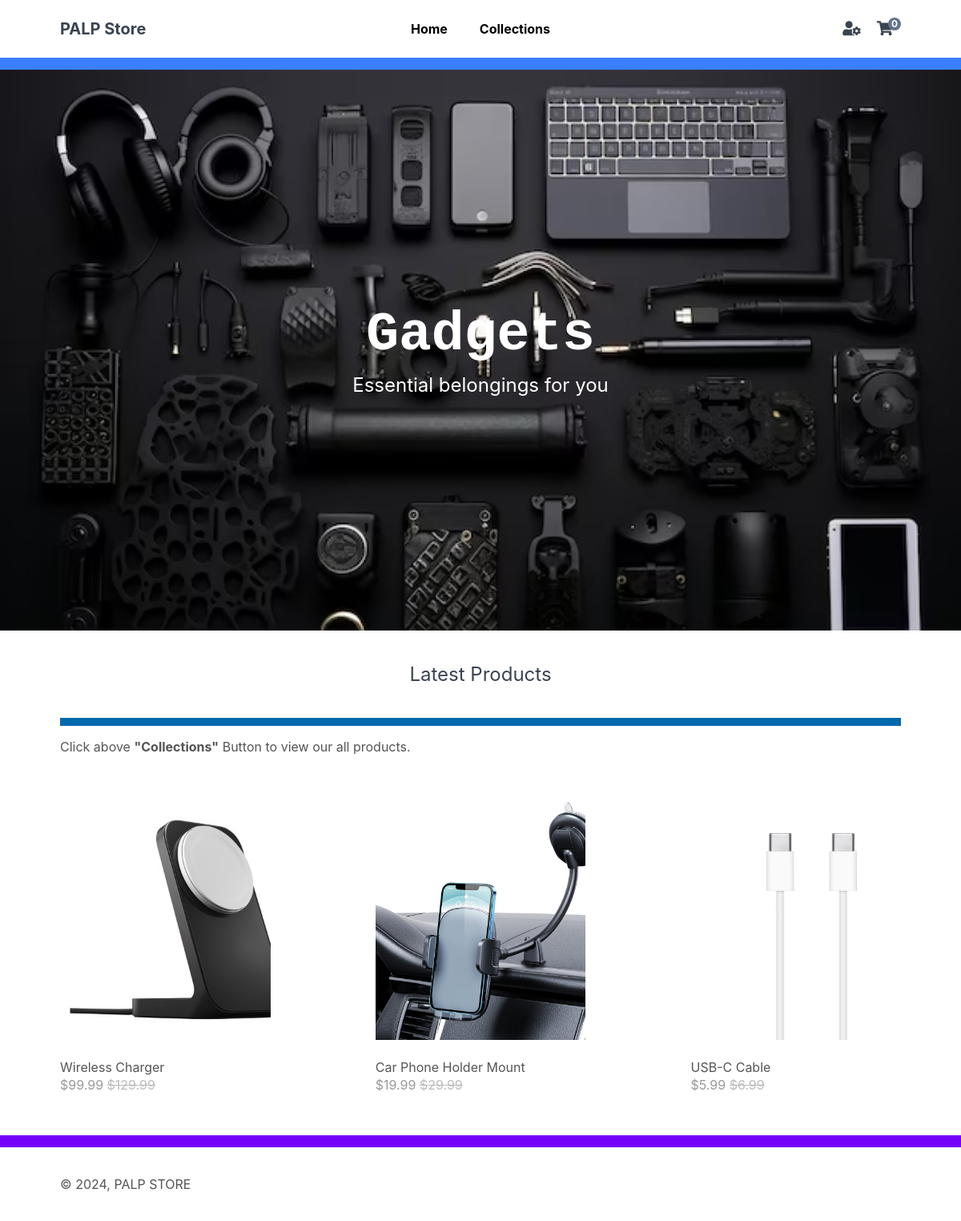
The page / on the database its author committed.
### tables this page shows
CREATE TABLE `products` (
  `product_id` int(11) NOT NULL,
  `product_name` varchar(255) NOT NULL,
  `description` text NOT NULL,
  `price` decimal(7,2) NOT NULL,
  `rrp` decimal(7,2) NOT NULL,
  `quantity` int(11) NOT NULL,
  `image_name` varchar(255) NOT NULL,
  `date_created` datetime NOT NULL,
  `submittedby` varchar(50) NOT NULL
);

### index.php (called while the page is built, shortened)
<?php
include 'functions.php';
$page = isset($_GET['page']) && file_exists($_GET['page'] . '.php') ? $_GET['page'] : 'home';
include $page . '.php';
?>

### home.php (the view)
<?php
$stmt = $pdo->prepare('SELECT * FROM products ORDER BY date_created DESC LIMIT 3');
$stmt->execute();
$latest_products = $stmt->fetchAll(PDO::FETCH_ASSOC);
?>
<?=template_header('Home')?>
<div class="featured">
    <h2>Gadgets</h2>
    <p>Essential belongings for you</p>
</div>
<div class="recentlyadded content-wrapper">
    <h2>Latest Products</h2>
    <p>Click above <strong>"Collections"</strong> Button to view our all products.</p>
    <div class="products">
        <?php foreach ($latest_products as $product): ?>
        <a href="index.php?page=product&id=<?=$product['product_id']?>" class="product">
            <img src="imgs/<?=$product['image_name']?>" width="300" height="300" alt="<?=$product['product_name']?>">
            <span class="name"><?=$product['product_name']?></span>
            <span class="price">
                &dollar;<?=$product['price']?>
                <?php if ($product['rrp'] > 0): ?>
                <span class="rrp">&dollar;<?=$product['rrp']?></span>
                <?php endif; ?>
            </span>
        </a>
        <?php endforeach; ?>
    </div>
</div>
<?=template_footer()?>

### main.css (style rules this page uses)
* { box-sizing: border-box; font-family: -apple-system, BlinkMacSystemFont, "segoe ui", roboto, oxygen, ubuntu, cantarell, "fira sans", "droid sans", "helvetica neue", Arial, sans-serif; font-size: 16px; -webkit-font-smoothing: antialiased; -moz-osx-font-smoothing: grayscale; }
html { height: 100%; }
body { position: relative; min-height: 100%; color: #555555; background-color: #FFFFFF; margin: 0; padding-bottom: 100px; }
h1, h2, h3, h4, h5 { color: #394352; }
.content-wrapper { width: 1050px; margin: 0 auto; }
main .featured { display: flex; flex-direction: column; background-image: url('imgs/featured-image.jpg'); background-repeat: no-repeat; background-size: cover; height: 700px; align-items: center; justify-content: center; text-align: center; }
main .featured h2 { display: inline-block; margin: 0; width: 1050px; font-family: Rockwell, Courier Bold, Courier, Georgia, Times, Times New Roman, serif; font-size: 68px; color: #ffffff; padding-bottom: 10px; }
main .featured p { display: inline-block; margin: 0; width: 1050px; font-size: 24px; color: #ffffff; }
main .recentlyadded h2 { display: block; font-weight: normal; margin: 0; padding: 40px 0; font-size: 24px; text-align: center; width: 100%; border-bottom: 10px solid #0068ad; }
main .recentlyadded .products, main .products .products-wrapper { display: flex; flex-wrap: wrap; align-items: center; justify-content: space-between; padding: 40px 0 0 0; }
main .recentlyadded .products .product, main .products .products-wrapper .product { display: block; overflow: hidden; text-decoration: none; width: 25%; padding-bottom: 60px; }
main .recentlyadded .products .product img, main .products .products-wrapper .product img { transform: scale(1); transition: transform 1s; }
main .recentlyadded .products .product .name, main .products .products-wrapper .product .name { display: block; color: #555555; padding: 20px 0 2px 0; }
main .recentlyadded .products .product .price, main .products .products-wrapper .product .price { display: block; color: #999999; }
main .recentlyadded .products .product .rrp, main .products .products-wrapper .product .rrp { color: #BBBBBB; text-decoration: line-through; }

### rows shown on the page
products: image_name (picture), product_name "Wireless Charger", price "99.99", rrp "129.99"
products: image_name (picture), product_name "Car Phone Holder Mount", price "19.99", rrp "29.99"
products: image_name (picture), product_name "USB-C Cable", price "5.99", rrp "6.99"

### other values the page prints
$num_items_in_cart "0"
